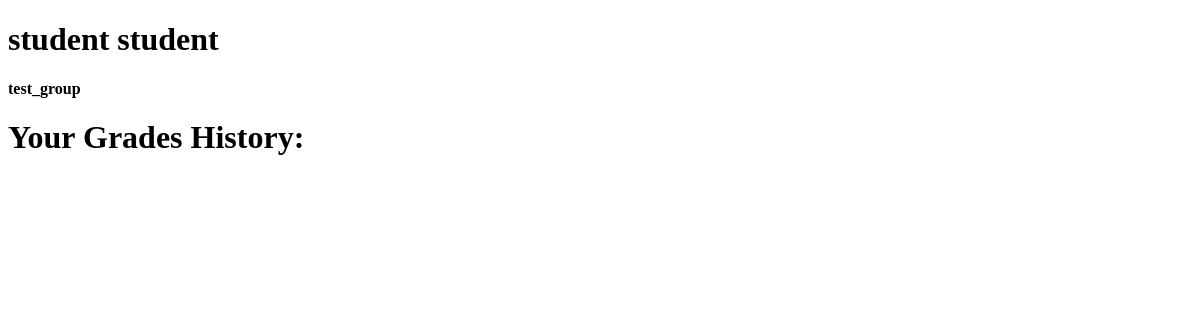
The app's page /student_cabinet/ (signed in), older data.
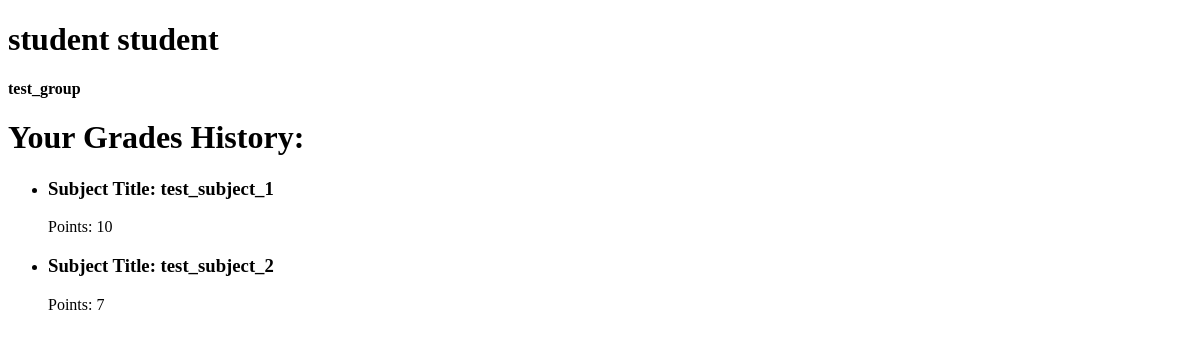
The same page, newer data.
### e_journal_app/models.py (models this page shows, shortened)
class Student(models.Model):
    user_id = models.OneToOneField(User, on_delete=models.CASCADE) # Only One student to One user
    name = models.CharField(max_length=50, null=False, blank=False)
    surname = models.CharField(max_length=50, null=False, blank=False)
    group = models.ForeignKey('Group', on_delete=models.CASCADE) # Many students can have One group

class Group(models.Model):
    name = models.CharField(max_length=20, null=False, blank=False)
    admission_year = models.DateField(null=False, blank=False)

class Grade(models.Model):
    student = models.ForeignKey('Student', on_delete=models.CASCADE)
    subject = models.ForeignKey('Subject', on_delete=models.CASCADE)
    points = models.PositiveSmallIntegerField(null=False, blank=False)
    week = models.PositiveSmallIntegerField(null=False, blank=False)
    semester = models.PositiveSmallIntegerField(null=False, blank=False)

class Subject(models.Model):
    title = models.CharField(max_length=50, null=False, blank=False)
    price = models.PositiveSmallIntegerField(null=False, blank=False)

### e_journal_app/views.py (the view)
# urls.py: path('student_cabinet/', studentCabinetView, name='student_cabinet'),
def studentCabinetView(request):
    thisStudent = Student.objects.get(user_id=request.user)
    thisGroup = thisStudent.group
    thisGrades = Grade.objects.filter(student=thisStudent)
    return render(request,
                  'student_cabinet.html',
                  context={
                      'student': thisStudent,
                      'group': thisGroup,
                      'grades': thisGrades
                  })

### templates/student_cabinet.html (shortened to what this page needs)
<!DOCTYPE html>
<html lang="en">
<head>
</head>
<body>
    <h1>{{ student.name }} {{ student.surname }}</h1>
    <h4>{{ group.name }}</h4>
    <h1>Your Grades History:</h1>
    <ul>
        {% for grade in grades %}
            <li>
                <h3>Subject Title: {{ grade.subject.title }}</h3>
                <p>Points: {{ grade.points }}</p>
            </li>
        {% endfor %}
    </ul>
</body>
</html>

Row changes from the older to the newer data that the page shows:
added Grade: subject "test_subject_1", points "10"
added Grade: subject "test_subject_2", points "7"
